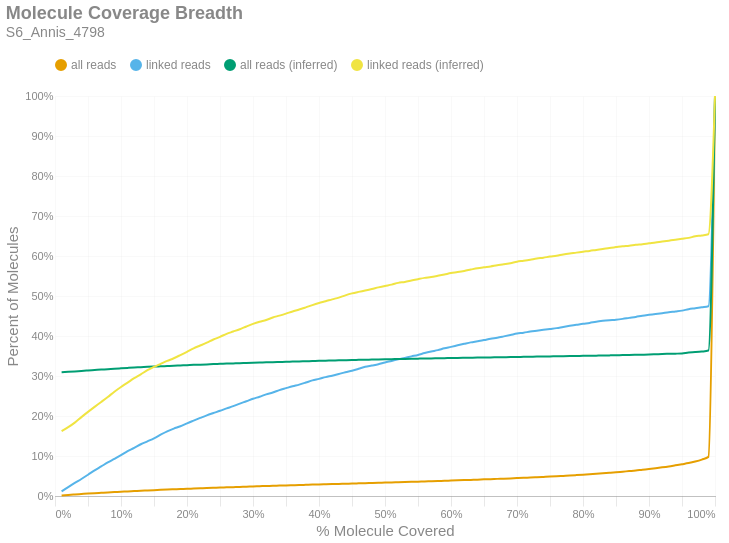

Notebook source saved alongside this figure:
### Markdown cell above
### Molecule Read Coverage
This chart shows molecule coverage breadth as computed by the number of bases aligned to that molecule. In other words, "*how much of each unique long molecule is actually sequenced/aligned?*" Keep in mind there is a distinction between sequences and alignments, since some sequences belonging to a particular molecule may not align well and wouldn't appear in the alignment data. This chart also shows molecule coverage breadth as computed by the *inferred fragment* from which the aligned sequences originate. Unlike read coverage, this calculation takes into account the total insert size, including unsequenced gaps between the forward and reverse reads. Like the previous figures, these are cumulative percents.

### Code cell
if SKIPLR:
    print_html(f"Skipped")
else:
    binned_df = consolidated_hist(valids['coverage_bp'], mask, 0.01, True)
    binned_df_inf = consolidated_hist(valids['coverage_inserts'], mask, 0.01, True)
    binned_df = binned_df.with_columns(pl.lit(binned_df_inf['all reads (cumsum)']).alias('all reads (inferred)'))
    binned_df = binned_df.with_columns(pl.lit(binned_df_inf['linked reads (cumsum)']).alias('linked reads (inferred)'))
    binned_df = binned_df.with_columns(
        (pl.col('bin').cast(pl.Float64) + 0.01).alias('right_edge')
    )

    with SafeRender(binned_df):
        (
            density_plot(binned_df, 'Molecule Coverage Breadth', samplename, 'molcov', ['all reads (inferred)','linked reads (inferred)'])
            .encode(
                #x=alt.X('bin:Q', title="% Molecule Covered").axis(format = '%').scale(padding=0),
                x=alt.X('right_edge:Q', title="% Molecule Covered").axis(format='%').scale(padding=0),
                y=alt.Y('value:Q', title='Percent of Molecules')
                    .axis(format='%')
                    .stack(False)
                    .scale(domainMin=0, padding=0),
                color=alt.Color("key:N").scale(domain = ["all reads", "linked reads", "all reads (inferred)", "linked reads (inferred)"]),
                tooltip = [
                    alt.Tooltip("key:N", title = "Data Type"),
                    alt.Tooltip("range_label:N", title="% Molecule Covered"),
                    alt.Tooltip("value:Q", format = ".2%", title="% Molecules")
                ]
            )
        ).display()

### Figure 1 — Vega-Lite specification as saved in the notebook (floating-point values rounded to 4 significant figures)
{"width": "container", "height": 400, "config": {"title": {"anchor": "start", "dy": -15, "fontSize": 18, "color": "#888888", "subtitleColor": "#888888", "subtitleFontSize": 14}, "arc": {"fill": "#0072B2"}, "axis": {"domainColor": "#888888", "domainWidth": 0.5, "gridWidth": 0.2, "grid": false, "titleFontWeight": 400, "titleFontSize": 15, "labelFontSize": 11, "labelColor": "#888888", "tickColor": "#888888", "tickWidth": 0.2, "titleColor": "#888888"}, "axisBand": {"grid": false}, "axisX": {"grid": true, "tickSize": 10, "domainCap": "round"}, "axisY": {"domain": false, "grid": true, "tickSize": 0, "domainCap": "round"}, "background": "transparent", "header": {"labelFontSize": 15, "labelColor": "#888888", "titleFontSize": 15, "titleFontWeight": 600, "titleColor": "#888888"}, "legend": {"labelFont": "sans-serif", "labelFontSize": 12, "labelColor": "#888888", "symbolSize": 100, "symbolType": "circle", "titleFontSize": 12, "titlePadding": 10, "titleColor": "#888888", "title": null, "orient": "top"}, "range": {"category": ["#E69F00", "#56B4E9", "#009E73", "#F0E442", "#0072B2", "#D55E00", "#CC79A7", "#000000"], "diverging": ["#cfe8f3", "#a2d4ec", "#73bfe2", "#46abdb", "#1696d2", "#12719e"]}, "area": {"fill": "#0072B2", "fillOpacity": 0.7, "line": true, "strokeOpacity": 0.7}, "line": {"color": "#0072B2", "stroke": "#0072B2", "strokeWidth": 2}, "trail": {"color": "#0072B2", "stroke": "#0072B2", "strokeWidth": 0, "size": 1}, "point": {"filled": true, "fillOpacity": 1.0, "size": 95}, "text": {"color": "#888888", "fontSize": 11, "align": "right", "fontWeight": 400, "size": 11}, "bar": {"fill": "#0072B2", "stroke": null}, "view": {"stroke": null, "continuousWidth": 660, "continuousHeight": 400}}, "data": {"name": "data-fec845b242b6e1f1c47e68a3d9a92d2f"}, "mark": {"type": "line", "interpolate": "monotone", "point": {"opacity": 0, "size": 275}}, "encoding": {"color": {"field": "key", "scale": {"domain": ["all reads", "linked reads", "all reads (inferred)", "linked reads (inferred)"]}, "type": "nominal"}, "tooltip": [{"field": "key", "title": "Data Type", "type": "nominal"}, {"field": "range_label", "title": "% Molecule Covered", "type": "nominal"}, {"field": "value", "format": ".2%", "title": "% Molecules", "type": "quantitative"}], "x": {"axis": {"format": "%"}, "field": "right_edge", "scale": {"padding": 0}, "title": "% Molecule Covered", "type": "quantitative"}, "y": {"axis": {"format": "%"}, "field": "value", "scale": {"domainMin": 0, "padding": 0}, "stack": false, "title": "Percent of Molecules", "type": "quantitative"}}, "params": [{"name": "param_c36ac31b6afebe62", "select": {"type": "point", "fields": ["key"]}, "bind": "legend"}], "title": {"text": "Molecule Coverage Breadth", "subtitle": "S6_Annis_4798"}, "transform": [{"fold": ["all reads (cumsum)", "linked reads (cumsum)", "all reads (inferred)", "linked reads (inferred)"]}, {"calculate": "replace(datum.key, ' (cumsum)', '')", "as": "key"}, {"filter": {"param": "param_c36ac31b6afebe62"}}], "usermeta": {"embedOptions": {"downloadFileName": "S6_Annis_4798.molcov"}}, "$schema": "https://vega.github.io/schema/vega-lite/v6.1.0.json", "datasets": {"data-fec845b242b6e1f1c47e68a3d9a92d2f": [{"bin": "0.0", "interval": "0.0-0.01", "all reads": 0.001474, "linked reads": 0.0114, "all reads (cumsum)": 0.001474, "linked reads (cumsum)": 0.0114, "range_label": "0.0-0.01", "all reads (inferred)": 0.3094, "linked reads (inferred)": 0.162, "right_edge": 0.01}, {"bin": "0.01", "interval": "0.01-0.02", "all reads": 0.001283, "linked reads": 0.01079, "all reads (cumsum)": 0.002758, "linked reads (cumsum)": 0.02219, "range_label": "0.01-0.02", "all reads (inferred)": 0.3104, "linked reads (inferred)": 0.172, "right_edge": 0.02}, {"bin": "0.02", "interval": "0.02-0.03", "all reads": 0.001122, "linked reads": 0.0104, "all reads (cumsum)": 0.003879, "linked reads (cumsum)": 0.03259, "range_label": "0.02-0.03", "all reads (inferred)": 0.3115, "linked reads (inferred)": 0.1835, "right_edge": 0.03}, {"bin": "0.03", "interval": "0.03-0.04", "all reads": 0.001075, "linked reads": 0.009939, "all reads (cumsum)": 0.004954, "linked reads (cumsum)": 0.04253, "range_label": "0.03-0.04", "all reads (inferred)": 0.3127, "linked reads (inferred)": 0.1972, "right_edge": 0.04}, {"bin": "0.04", "interval": "0.04-0.05", "all reads": 0.001081, "linked reads": 0.01063, "all reads (cumsum)": 0.006035, "linked reads (cumsum)": 0.05316, "range_label": "0.04-0.05", "all reads (inferred)": 0.3138, "linked reads (inferred)": 0.2103, "right_edge": 0.05}, {"bin": "0.05", "interval": "0.05-0.06", "all reads": 0.001017, "linked reads": 0.01094, "all reads (cumsum)": 0.007053, "linked reads (cumsum)": 0.0641, "range_label": "0.05-0.06", "all reads (inferred)": 0.3149, "linked reads (inferred)": 0.2228, "right_edge": 0.06}, {"bin": "0.06", "interval": "0.06-0.07", "all reads": 0.0009365, "linked reads": 0.009862, "all reads (cumsum)": 0.007989, "linked reads (cumsum)": 0.07397, "range_label": "0.06-0.07", "all reads (inferred)": 0.316, "linked reads (inferred)": 0.2351, "right_edge": 0.07}, {"bin": "0.07", "interval": "0.07-0.08", "all reads": 0.0009365, "linked reads": 0.009939, "all reads (cumsum)": 0.008926, "linked reads (cumsum)": 0.0839, "range_label": "0.07-0.08", "all reads (inferred)": 0.3171, "linked reads (inferred)": 0.2476, "right_edge": 0.08}, {"bin": "0.08", "interval": "0.08-0.09", "all reads": 0.0008556, "linked reads": 0.00886, "all reads (cumsum)": 0.009781, "linked reads (cumsum)": 0.09277, "range_label": "0.08-0.09", "all reads (inferred)": 0.3182, "linked reads (inferred)": 0.2607, "right_edge": 0.09}, {"bin": "0.09", "interval": "0.09-0.1", "all reads": 0.0008151, "linked reads": 0.009169, "all reads (cumsum)": 0.0106, "linked reads (cumsum)": 0.1019, "range_label": "0.09-0.1", "all reads (inferred)": 0.3192, "linked reads (inferred)": 0.2726, "right_edge": 0.1}, {"bin": "0.1", "interval": "0.1-0.11", "all reads": 0.000925, "linked reads": 0.01025, "all reads (cumsum)": 0.01152, "linked reads (cumsum)": 0.1122, "range_label": "0.1-0.11", "all reads (inferred)": 0.3202, "linked reads (inferred)": 0.2834, "right_edge": 0.11}, {"bin": "0.11", "interval": "0.11-0.12", "all reads": 0.0007804, "linked reads": 0.007936, "all reads (cumsum)": 0.0123, "linked reads (cumsum)": 0.1201, "range_label": "0.11-0.12", "all reads (inferred)": 0.3212, "linked reads (inferred)": 0.2946, "right_edge": 0.12}, {"bin": "0.12", "interval": "0.12-0.13", "all reads": 0.0008382, "linked reads": 0.009246, "all reads (cumsum)": 0.01314, "linked reads (cumsum)": 0.1294, "range_label": "0.12-0.13", "all reads (inferred)": 0.322, "linked reads (inferred)": 0.304, "right_edge": 0.13}, {"bin": "0.13", "interval": "0.13-0.14", "all reads": 0.0006937, "linked reads": 0.007397, "all reads (cumsum)": 0.01383, "linked reads (cumsum)": 0.1368, "range_label": "0.13-0.14", "all reads (inferred)": 0.3229, "linked reads (inferred)": 0.3146, "right_edge": 0.14}, {"bin": "0.14", "interval": "0.14-0.15", "all reads": 0.0007284, "linked reads": 0.007474, "all reads (cumsum)": 0.01456, "linked reads (cumsum)": 0.1442, "range_label": "0.14-0.15", "all reads (inferred)": 0.3236, "linked reads (inferred)": 0.3227, "right_edge": 0.15}, {"bin": "0.15", "interval": "0.15-0.16", "all reads": 0.0008036, "linked reads": 0.009169, "all reads (cumsum)": 0.01537, "linked reads (cumsum)": 0.1534, "range_label": "0.15-0.16", "all reads (inferred)": 0.3243, "linked reads (inferred)": 0.3301, "right_edge": 0.16}, {"bin": "0.16", "interval": "0.16-0.17", "all reads": 0.0007111, "linked reads": 0.008321, "all reads (cumsum)": 0.01608, "linked reads (cumsum)": 0.1617, "range_label": "0.16-0.17", "all reads (inferred)": 0.3249, "linked reads (inferred)": 0.3376, "right_edge": 0.17}, {"bin": "0.17", "interval": "0.17-0.18", "all reads": 0.0006475, "linked reads": 0.00678, "all reads (cumsum)": 0.01672, "linked reads (cumsum)": 0.1685, "range_label": "0.17-0.18", "all reads (inferred)": 0.3256, "linked reads (inferred)": 0.3444, "right_edge": 0.18}, {"bin": "0.18", "interval": "0.18-0.19", "all reads": 0.0006359, "linked reads": 0.005779, "all reads (cumsum)": 0.01736, "linked reads (cumsum)": 0.1743, "range_label": "0.18-0.19", "all reads (inferred)": 0.3263, "linked reads (inferred)": 0.3523, "right_edge": 0.19}, {"bin": "0.19", "interval": "0.19-0.2", "all reads": 0.0006764, "linked reads": 0.007474, "all reads (cumsum)": 0.01804, "linked reads (cumsum)": 0.1818, "range_label": "0.19-0.2", "all reads (inferred)": 0.327, "linked reads (inferred)": 0.3606, "right_edge": 0.2}, {"bin": "0.2", "interval": "0.2-0.21", "all reads": 0.0005954, "linked reads": 0.00678, "all reads (cumsum)": 0.01863, "linked reads (cumsum)": 0.1885, "range_label": "0.2-0.21", "all reads (inferred)": 0.3278, "linked reads (inferred)": 0.3693, "right_edge": 0.21}, {"bin": "0.21", "interval": "0.21-0.22", "all reads": 0.0006128, "linked reads": 0.006626, "all reads (cumsum)": 0.01924, "linked reads (cumsum)": 0.1952, "range_label": "0.21-0.22", "all reads (inferred)": 0.3284, "linked reads (inferred)": 0.3761, "right_edge": 0.22}, {"bin": "0.22", "interval": "0.22-0.23", "all reads": 0.0006243, "linked reads": 0.006395, "all reads (cumsum)": 0.01987, "linked reads (cumsum)": 0.2016, "range_label": "0.22-0.23", "all reads (inferred)": 0.329, "linked reads (inferred)": 0.3832, "right_edge": 0.23}, {"bin": "0.23", "interval": "0.23-0.24", "all reads": 0.000555, "linked reads": 0.005779, "all reads (cumsum)": 0.02042, "linked reads (cumsum)": 0.2073, "range_label": "0.23-0.24", "all reads (inferred)": 0.3297, "linked reads (inferred)": 0.3912, "right_edge": 0.24}, {"bin": "0.24", "interval": "0.24-0.25", "all reads": 0.0005319, "linked reads": 0.005624, "all reads (cumsum)": 0.02096, "linked reads (cumsum)": 0.213, "range_label": "0.24-0.25", "all reads (inferred)": 0.3303, "linked reads (inferred)": 0.398, "right_edge": 0.25}, {"bin": "0.25", "interval": "0.25-0.26", "all reads": 0.0006186, "linked reads": 0.00601, "all reads (cumsum)": 0.02157, "linked reads (cumsum)": 0.219, "range_label": "0.25-0.26", "all reads (inferred)": 0.331, "linked reads (inferred)": 0.4054, "right_edge": 0.26}, {"bin": "0.26", "interval": "0.26-0.27", "all reads": 0.0005839, "linked reads": 0.005624, "all reads (cumsum)": 0.02216, "linked reads (cumsum)": 0.2246, "range_label": "0.26-0.27", "all reads (inferred)": 0.3315, "linked reads (inferred)": 0.4111, "right_edge": 0.27}, {"bin": "0.27", "interval": "0.27-0.28", "all reads": 0.000607, "linked reads": 0.006472, "all reads (cumsum)": 0.02277, "linked reads (cumsum)": 0.2311, "range_label": "0.27-0.28", "all reads (inferred)": 0.332, "linked reads (inferred)": 0.417, "right_edge": 0.28}, {"bin": "0.28", "interval": "0.28-0.29", "all reads": 0.0005261, "linked reads": 0.005702, "all reads (cumsum)": 0.02329, "linked reads (cumsum)": 0.2368, "range_label": "0.28-0.29", "all reads (inferred)": 0.3326, "linked reads (inferred)": 0.4238, "right_edge": 0.29}, {"bin": "0.29", "interval": "0.29-0.3", "all reads": 0.0006417, "linked reads": 0.006395, "all reads (cumsum)": 0.02393, "linked reads (cumsum)": 0.2432, "range_label": "0.29-0.3", "all reads (inferred)": 0.3332, "linked reads (inferred)": 0.4302, "right_edge": 0.3}, {"bin": "0.3", "interval": "0.3-0.31", "all reads": 0.0005203, "linked reads": 0.005085, "all reads (cumsum)": 0.02445, "linked reads (cumsum)": 0.2482, "range_label": "0.3-0.31", "all reads (inferred)": 0.3337, "linked reads (inferred)": 0.4356, "right_edge": 0.31}, {"bin": "0.31", "interval": "0.31-0.32", "all reads": 0.0005608, "linked reads": 0.005779, "all reads (cumsum)": 0.02501, "linked reads (cumsum)": 0.254, "range_label": "0.31-0.32", "all reads (inferred)": 0.3341, "linked reads (inferred)": 0.44, "right_edge": 0.32}, {"bin": "0.32", "interval": "0.32-0.33", "all reads": 0.0004336, "linked reads": 0.004623, "all reads (cumsum)": 0.02545, "linked reads (cumsum)": 0.2586, "range_label": "0.32-0.33", "all reads (inferred)": 0.3346, "linked reads (inferred)": 0.4463, "right_edge": 0.33}, {"bin": "0.33", "interval": "0.33-0.34", "all reads": 0.0005781, "linked reads": 0.006087, "all reads (cumsum)": 0.02603, "linked reads (cumsum)": 0.2647, "range_label": "0.33-0.34", "all reads (inferred)": 0.3351, "linked reads (inferred)": 0.4509, "right_edge": 0.34}, {"bin": "0.34", "interval": "0.34-0.35", "all reads": 0.0005145, "linked reads": 0.004854, "all reads (cumsum)": 0.02654, "linked reads (cumsum)": 0.2696, "range_label": "0.34-0.35", "all reads (inferred)": 0.3355, "linked reads (inferred)": 0.456, "right_edge": 0.35}, {"bin": "0.35", "interval": "0.35-0.36", "all reads": 0.0004509, "linked reads": 0.004777, "all reads (cumsum)": 0.02699, "linked reads (cumsum)": 0.2744, "range_label": "0.35-0.36", "all reads (inferred)": 0.336, "linked reads (inferred)": 0.4614, "right_edge": 0.36}, {"bin": "0.36", "interval": "0.36-0.37", "all reads": 0.0004509, "linked reads": 0.004161, "all reads (cumsum)": 0.02744, "linked reads (cumsum)": 0.2785, "range_label": "0.36-0.37", "all reads (inferred)": 0.3364, "linked reads (inferred)": 0.4661, "right_edge": 0.37}, {"bin": "0.37", "interval": "0.37-0.38", "all reads": 0.0005145, "linked reads": 0.005085, "all reads (cumsum)": 0.02796, "linked reads (cumsum)": 0.2836, "range_label": "0.37-0.38", "all reads (inferred)": 0.3369, "linked reads (inferred)": 0.4716, "right_edge": 0.38}, {"bin": "0.38", "interval": "0.38-0.39", "all reads": 0.0005261, "linked reads": 0.005393, "all reads (cumsum)": 0.02848, "linked reads (cumsum)": 0.289, "range_label": "0.38-0.39", "all reads (inferred)": 0.3374, "linked reads (inferred)": 0.4773, "right_edge": 0.39}, {"bin": "0.39", "interval": "0.39-0.4", "all reads": 0.0004567, "linked reads": 0.003852, "all reads (cumsum)": 0.02894, "linked reads (cumsum)": 0.2929, "range_label": "0.39-0.4", "all reads (inferred)": 0.3379, "linked reads (inferred)": 0.4824, "right_edge": 0.4}, {"bin": "0.4", "interval": "0.4-0.41", "all reads": 0.0003931, "linked reads": 0.004315, "all reads (cumsum)": 0.02933, "linked reads (cumsum)": 0.2972, "range_label": "0.4-0.41", "all reads (inferred)": 0.3383, "linked reads (inferred)": 0.4869, "right_edge": 0.41}, {"bin": "0.41", "interval": "0.41-0.42", "all reads": 0.0003931, "linked reads": 0.003698, "all reads (cumsum)": 0.02973, "linked reads (cumsum)": 0.3009, "range_label": "0.41-0.42", "all reads (inferred)": 0.3387, "linked reads (inferred)": 0.4916, "right_edge": 0.42}, {"bin": "0.42", "interval": "0.42-0.43", "all reads": 0.0004162, "linked reads": 0.004006, "all reads (cumsum)": 0.03014, "linked reads (cumsum)": 0.3049, "range_label": "0.42-0.43", "all reads (inferred)": 0.3391, "linked reads (inferred)": 0.496, "right_edge": 0.43}, {"bin": "0.43", "interval": "0.43-0.44", "all reads": 0.0004972, "linked reads": 0.004546, "all reads (cumsum)": 0.03064, "linked reads (cumsum)": 0.3094, "range_label": "0.43-0.44", "all reads (inferred)": 0.3396, "linked reads (inferred)": 0.5017, "right_edge": 0.44}, {"bin": "0.44", "interval": "0.44-0.45", "all reads": 0.0004278, "linked reads": 0.003929, "all reads (cumsum)": 0.03107, "linked reads (cumsum)": 0.3134, "range_label": "0.44-0.45", "all reads (inferred)": 0.34, "linked reads (inferred)": 0.5065, "right_edge": 0.45}, {"bin": "0.45", "interval": "0.45-0.46", "all reads": 0.0005087, "linked reads": 0.004623, "all reads (cumsum)": 0.03158, "linked reads (cumsum)": 0.318, "range_label": "0.45-0.46", "all reads (inferred)": 0.3404, "linked reads (inferred)": 0.5103, "right_edge": 0.46}, {"bin": "0.46", "interval": "0.46-0.47", "all reads": 0.0005087, "linked reads": 0.004931, "all reads (cumsum)": 0.03208, "linked reads (cumsum)": 0.3229, "range_label": "0.46-0.47", "all reads (inferred)": 0.3407, "linked reads (inferred)": 0.5138, "right_edge": 0.47}, {"bin": "0.47", "interval": "0.47-0.48", "all reads": 0.0003873, "linked reads": 0.003236, "all reads (cumsum)": 0.03247, "linked reads (cumsum)": 0.3261, "range_label": "0.47-0.48", "all reads (inferred)": 0.3411, "linked reads (inferred)": 0.5175, "right_edge": 0.48}, {"bin": "0.48", "interval": "0.48-0.49", "all reads": 0.0004336, "linked reads": 0.003313, "all reads (cumsum)": 0.03291, "linked reads (cumsum)": 0.3295, "range_label": "0.48-0.49", "all reads (inferred)": 0.3414, "linked reads (inferred)": 0.5215, "right_edge": 0.49}, {"bin": "0.49", "interval": "0.49-0.5", "all reads": 0.0005492, "linked reads": 0.004469, "all reads (cumsum)": 0.03345, "linked reads (cumsum)": 0.3339, "range_label": "0.49-0.5", "all reads (inferred)": 0.3418, "linked reads (inferred)": 0.5252, "right_edge": 0.5}, {"bin": "0.5", "interval": "0.5-0.51", "all reads": 0.0004451, "linked reads": 0.003698, "all reads (cumsum)": 0.0339, "linked reads (cumsum)": 0.3376, "range_label": "0.5-0.51", "all reads (inferred)": 0.3421, "linked reads (inferred)": 0.5284, "right_edge": 0.51}, {"bin": "0.51", "interval": "0.51-0.52", "all reads": 0.0005261, "linked reads": 0.004006, "all reads (cumsum)": 0.03443, "linked reads (cumsum)": 0.3416, "range_label": "0.51-0.52", "all reads (inferred)": 0.3425, "linked reads (inferred)": 0.5328, "right_edge": 0.52}, {"bin": "0.52", "interval": "0.52-0.53", "all reads": 0.0004914, "linked reads": 0.003698, "all reads (cumsum)": 0.03492, "linked reads (cumsum)": 0.3453, "range_label": "0.52-0.53", "all reads (inferred)": 0.3427, "linked reads (inferred)": 0.5352, "right_edge": 0.53}, {"bin": "0.53", "interval": "0.53-0.54", "all reads": 0.000474, "linked reads": 0.003775, "all reads (cumsum)": 0.03539, "linked reads (cumsum)": 0.3491, "range_label": "0.53-0.54", "all reads (inferred)": 0.343, "linked reads (inferred)": 0.5386, "right_edge": 0.54}, {"bin": "0.54", "interval": "0.54-0.55", "all reads": 0.0004625, "linked reads": 0.003544, "all reads (cumsum)": 0.03585, "linked reads (cumsum)": 0.3526, "range_label": "0.54-0.55", "all reads (inferred)": 0.3434, "linked reads (inferred)": 0.5421, "right_edge": 0.55}, {"bin": "0.55", "interval": "0.55-0.56", "all reads": 0.0005839, "linked reads": 0.0047, "all reads (cumsum)": 0.03644, "linked reads (cumsum)": 0.3573, "range_label": "0.55-0.56", "all reads (inferred)": 0.3437, "linked reads (inferred)": 0.5453, "right_edge": 0.56}, {"bin": "0.56", "interval": "0.56-0.57", "all reads": 0.0004625, "linked reads": 0.003929, "all reads (cumsum)": 0.0369, "linked reads (cumsum)": 0.3613, "range_label": "0.56-0.57", "all reads (inferred)": 0.3439, "linked reads (inferred)": 0.5474, "right_edge": 0.57}, {"bin": "0.57", "interval": "0.57-0.58", "all reads": 0.0005087, "linked reads": 0.00339, "all reads (cumsum)": 0.03741, "linked reads (cumsum)": 0.3647, "range_label": "0.57-0.58", "all reads (inferred)": 0.3442, "linked reads (inferred)": 0.5506, "right_edge": 0.58}, {"bin": "0.58", "interval": "0.58-0.59", "all reads": 0.0006359, "linked reads": 0.004623, "all reads (cumsum)": 0.03804, "linked reads (cumsum)": 0.3693, "range_label": "0.58-0.59", "all reads (inferred)": 0.3445, "linked reads (inferred)": 0.5538, "right_edge": 0.59}, {"bin": "0.59", "interval": "0.59-0.6", "all reads": 0.0005145, "linked reads": 0.003544, "all reads (cumsum)": 0.03856, "linked reads (cumsum)": 0.3728, "range_label": "0.59-0.6", "all reads (inferred)": 0.3449, "linked reads (inferred)": 0.5573, "right_edge": 0.6}, {"bin": "0.6", "interval": "0.6-0.61", "all reads": 0.000555, "linked reads": 0.003852, "all reads (cumsum)": 0.03911, "linked reads (cumsum)": 0.3767, "range_label": "0.6-0.61", "all reads (inferred)": 0.3452, "linked reads (inferred)": 0.5598, "right_edge": 0.61}, {"bin": "0.61", "interval": "0.61-0.62", "all reads": 0.0005839, "linked reads": 0.003775, "all reads (cumsum)": 0.0397, "linked reads (cumsum)": 0.3805, "range_label": "0.61-0.62", "all reads (inferred)": 0.3455, "linked reads (inferred)": 0.5626, "right_edge": 0.62}, {"bin": "0.62", "interval": "0.62-0.63", "all reads": 0.0006012, "linked reads": 0.003621, "all reads (cumsum)": 0.0403, "linked reads (cumsum)": 0.3841, "range_label": "0.62-0.63", "all reads (inferred)": 0.3458, "linked reads (inferred)": 0.5661, "right_edge": 0.63}, {"bin": "0.63", "interval": "0.63-0.64", "all reads": 0.0005608, "linked reads": 0.002774, "all reads (cumsum)": 0.04086, "linked reads (cumsum)": 0.3869, "range_label": "0.63-0.64", "all reads (inferred)": 0.3461, "linked reads (inferred)": 0.5695, "right_edge": 0.64}, {"bin": "0.64", "interval": "0.64-0.65", "all reads": 0.0007515, "linked reads": 0.002928, "all reads (cumsum)": 0.04161, "linked reads (cumsum)": 0.3898, "range_label": "0.64-0.65", "all reads (inferred)": 0.3463, "linked reads (inferred)": 0.5718, "right_edge": 0.65}, {"bin": "0.65", "interval": "0.65-0.66", "all reads": 0.0005665, "linked reads": 0.003467, "all reads (cumsum)": 0.04218, "linked reads (cumsum)": 0.3933, "range_label": "0.65-0.66", "all reads (inferred)": 0.3466, "linked reads (inferred)": 0.5739, "right_edge": 0.66}, {"bin": "0.66", "interval": "0.66-0.67", "all reads": 0.0006359, "linked reads": 0.002543, "all reads (cumsum)": 0.04281, "linked reads (cumsum)": 0.3958, "range_label": "0.66-0.67", "all reads (inferred)": 0.3468, "linked reads (inferred)": 0.5769, "right_edge": 0.67}, {"bin": "0.67", "interval": "0.67-0.68", "all reads": 0.0005723, "linked reads": 0.003236, "all reads (cumsum)": 0.04339, "linked reads (cumsum)": 0.399, "range_label": "0.67-0.68", "all reads (inferred)": 0.3471, "linked reads (inferred)": 0.5792, "right_edge": 0.68}, {"bin": "0.68", "interval": "0.68-0.69", "all reads": 0.0006417, "linked reads": 0.00339, "all reads (cumsum)": 0.04403, "linked reads (cumsum)": 0.4024, "range_label": "0.68-0.69", "all reads (inferred)": 0.3474, "linked reads (inferred)": 0.5821, "right_edge": 0.69}, {"bin": "0.69", "interval": "0.69-0.7", "all reads": 0.0006995, "linked reads": 0.003621, "all reads (cumsum)": 0.04473, "linked reads (cumsum)": 0.406, "range_label": "0.69-0.7", "all reads (inferred)": 0.3477, "linked reads (inferred)": 0.5858, "right_edge": 0.7}, {"bin": "0.7", "interval": "0.7-0.71", "all reads": 0.0007284, "linked reads": 0.002157, "all reads (cumsum)": 0.04546, "linked reads (cumsum)": 0.4082, "range_label": "0.7-0.71", "all reads (inferred)": 0.3479, "linked reads (inferred)": 0.5882, "right_edge": 0.71}, {"bin": "0.71", "interval": "0.71-0.72", "all reads": 0.000792, "linked reads": 0.002928, "all reads (cumsum)": 0.04625, "linked reads (cumsum)": 0.4111, "range_label": "0.71-0.72", "all reads (inferred)": 0.3482, "linked reads (inferred)": 0.5908, "right_edge": 0.72}, {"bin": "0.72", "interval": "0.72-0.73", "all reads": 0.0007458, "linked reads": 0.002234, "all reads (cumsum)": 0.04699, "linked reads (cumsum)": 0.4134, "range_label": "0.72-0.73", "all reads (inferred)": 0.3485, "linked reads (inferred)": 0.5938, "right_edge": 0.73}, {"bin": "0.73", "interval": "0.73-0.74", "all reads": 0.0007458, "linked reads": 0.002157, "all reads (cumsum)": 0.04774, "linked reads (cumsum)": 0.4155, "range_label": "0.73-0.74", "all reads (inferred)": 0.3487, "linked reads (inferred)": 0.5959, "right_edge": 0.74}, {"bin": "0.74", "interval": "0.74-0.75", "all reads": 0.0007515, "linked reads": 0.00208, "all reads (cumsum)": 0.04849, "linked reads (cumsum)": 0.4176, "range_label": "0.74-0.75", "all reads (inferred)": 0.349, "linked reads (inferred)": 0.5985, "right_edge": 0.75}, {"bin": "0.75", "interval": "0.75-0.76", "all reads": 0.000844, "linked reads": 0.00208, "all reads (cumsum)": 0.04934, "linked reads (cumsum)": 0.4197, "range_label": "0.75-0.76", "all reads (inferred)": 0.3492, "linked reads (inferred)": 0.6005, "right_edge": 0.76}, {"bin": "0.76", "interval": "0.76-0.77", "all reads": 0.0009712, "linked reads": 0.003005, "all reads (cumsum)": 0.05031, "linked reads (cumsum)": 0.4227, "range_label": "0.76-0.77", "all reads (inferred)": 0.3496, "linked reads (inferred)": 0.6038, "right_edge": 0.77}, {"bin": "0.77", "interval": "0.77-0.78", "all reads": 0.0009539, "linked reads": 0.002697, "all reads (cumsum)": 0.05126, "linked reads (cumsum)": 0.4254, "range_label": "0.77-0.78", "all reads (inferred)": 0.3499, "linked reads (inferred)": 0.6064, "right_edge": 0.78}, {"bin": "0.78", "interval": "0.78-0.79", "all reads": 0.001035, "linked reads": 0.002543, "all reads (cumsum)": 0.0523, "linked reads (cumsum)": 0.4279, "range_label": "0.78-0.79", "all reads (inferred)": 0.3501, "linked reads (inferred)": 0.6084, "right_edge": 0.79}, {"bin": "0.79", "interval": "0.79-0.8", "all reads": 0.001069, "linked reads": 0.00262, "all reads (cumsum)": 0.05336, "linked reads (cumsum)": 0.4305, "range_label": "0.79-0.8", "all reads (inferred)": 0.3504, "linked reads (inferred)": 0.6108, "right_edge": 0.8}, {"bin": "0.8", "interval": "0.8-0.81", "all reads": 0.001139, "linked reads": 0.002234, "all reads (cumsum)": 0.0545, "linked reads (cumsum)": 0.4328, "range_label": "0.8-0.81", "all reads (inferred)": 0.3506, "linked reads (inferred)": 0.6128, "right_edge": 0.81}, {"bin": "0.81", "interval": "0.81-0.82", "all reads": 0.001046, "linked reads": 0.003005, "all reads (cumsum)": 0.05555, "linked reads (cumsum)": 0.4358, "range_label": "0.81-0.82", "all reads (inferred)": 0.3509, "linked reads (inferred)": 0.6152, "right_edge": 0.82}, {"bin": "0.82", "interval": "0.82-0.83", "all reads": 0.00115, "linked reads": 0.00208, "all reads (cumsum)": 0.0567, "linked reads (cumsum)": 0.4379, "range_label": "0.82-0.83", "all reads (inferred)": 0.3512, "linked reads (inferred)": 0.6175, "right_edge": 0.83}, {"bin": "0.83", "interval": "0.83-0.84", "all reads": 0.001249, "linked reads": 0.001618, "all reads (cumsum)": 0.05795, "linked reads (cumsum)": 0.4395, "range_label": "0.83-0.84", "all reads (inferred)": 0.3515, "linked reads (inferred)": 0.6201, "right_edge": 0.84}, {"bin": "0.84", "interval": "0.84-0.85", "all reads": 0.001312, "linked reads": 0.00131, "all reads (cumsum)": 0.05926, "linked reads (cumsum)": 0.4408, "range_label": "0.84-0.85", "all reads (inferred)": 0.3519, "linked reads (inferred)": 0.6222, "right_edge": 0.85}, {"bin": "0.85", "interval": "0.85-0.86", "all reads": 0.001538, "linked reads": 0.002003, "all reads (cumsum)": 0.0608, "linked reads (cumsum)": 0.4428, "range_label": "0.85-0.86", "all reads (inferred)": 0.3523, "linked reads (inferred)": 0.6244, "right_edge": 0.86}, {"bin": "0.86", "interval": "0.86-0.87", "all reads": 0.001503, "linked reads": 0.002543, "all reads (cumsum)": 0.0623, "linked reads (cumsum)": 0.4453, "range_label": "0.86-0.87", "all reads (inferred)": 0.3527, "linked reads (inferred)": 0.6259, "right_edge": 0.87}, {"bin": "0.87", "interval": "0.87-0.88", "all reads": 0.001538, "linked reads": 0.002388, "all reads (cumsum)": 0.06384, "linked reads (cumsum)": 0.4477, "range_label": "0.87-0.88", "all reads (inferred)": 0.353, "linked reads (inferred)": 0.6281, "right_edge": 0.88}, {"bin": "0.88", "interval": "0.88-0.89", "all reads": 0.001867, "linked reads": 0.003005, "all reads (cumsum)": 0.06571, "linked reads (cumsum)": 0.4507, "range_label": "0.88-0.89", "all reads (inferred)": 0.3533, "linked reads (inferred)": 0.6296, "right_edge": 0.89}, {"bin": "0.89", "interval": "0.89-0.9", "all reads": 0.001734, "linked reads": 0.002157, "all reads (cumsum)": 0.06744, "linked reads (cumsum)": 0.4529, "range_label": "0.89-0.9", "all reads (inferred)": 0.3536, "linked reads (inferred)": 0.6318, "right_edge": 0.9}, {"bin": "0.9", "interval": "0.9-0.91", "all reads": 0.001994, "linked reads": 0.001926, "all reads (cumsum)": 0.06944, "linked reads (cumsum)": 0.4548, "range_label": "0.9-0.91", "all reads (inferred)": 0.3543, "linked reads (inferred)": 0.6338, "right_edge": 0.91}, {"bin": "0.91", "interval": "0.91-0.92", "all reads": 0.002179, "linked reads": 0.002234, "all reads (cumsum)": 0.07162, "linked reads (cumsum)": 0.457, "range_label": "0.91-0.92", "all reads (inferred)": 0.355, "linked reads (inferred)": 0.6363, "right_edge": 0.92}, {"bin": "0.92", "interval": "0.92-0.93", "all reads": 0.002393, "linked reads": 0.002388, "all reads (cumsum)": 0.07401, "linked reads (cumsum)": 0.4594, "range_label": "0.92-0.93", "all reads (inferred)": 0.3555, "linked reads (inferred)": 0.6384, "right_edge": 0.93}, {"bin": "0.93", "interval": "0.93-0.94", "all reads": 0.002711, "linked reads": 0.001926, "all reads (cumsum)": 0.07672, "linked reads (cumsum)": 0.4614, "range_label": "0.93-0.94", "all reads (inferred)": 0.3558, "linked reads (inferred)": 0.6406, "right_edge": 0.94}, {"bin": "0.94", "interval": "0.94-0.95", "all reads": 0.002717, "linked reads": 0.00208, "all reads (cumsum)": 0.07944, "linked reads (cumsum)": 0.4634, "range_label": "0.94-0.95", "all reads (inferred)": 0.3565, "linked reads (inferred)": 0.6429, "right_edge": 0.95}, {"bin": "0.95", "interval": "0.95-0.96", "all reads": 0.002815, "linked reads": 0.003544, "all reads (cumsum)": 0.08225, "linked reads (cumsum)": 0.467, "range_label": "0.95-0.96", "all reads (inferred)": 0.3589, "linked reads (inferred)": 0.6454, "right_edge": 0.96}, {"bin": "0.96", "interval": "0.96-0.97", "all reads": 0.003798, "linked reads": 0.002466, "all reads (cumsum)": 0.08605, "linked reads (cumsum)": 0.4695, "range_label": "0.96-0.97", "all reads (inferred)": 0.3598, "linked reads (inferred)": 0.6491, "right_edge": 0.97}, {"bin": "0.97", "interval": "0.97-0.98", "all reads": 0.004943, "linked reads": 0.002543, "all reads (cumsum)": 0.09099, "linked reads (cumsum)": 0.472, "range_label": "0.97-0.98", "all reads (inferred)": 0.3611, "linked reads (inferred)": 0.6514, "right_edge": 0.98}, {"bin": "0.98", "interval": "0.98-0.99", "all reads": 0.00681, "linked reads": 0.002466, "all reads (cumsum)": 0.0978, "linked reads (cumsum)": 0.4745, "range_label": "0.98-0.99", "all reads (inferred)": 0.3636, "linked reads (inferred)": 0.6545, "right_edge": 0.99}, {"bin": "0.99", "interval": "0.99-1.0", "all reads": 0.9022, "linked reads": 0.5255, "all reads (cumsum)": 1.0, "linked reads (cumsum)": 1.0, "range_label": "0.99-1.0", "all reads (inferred)": 1.0, "linked reads (inferred)": 1.0, "right_edge": 1.0}]}}
